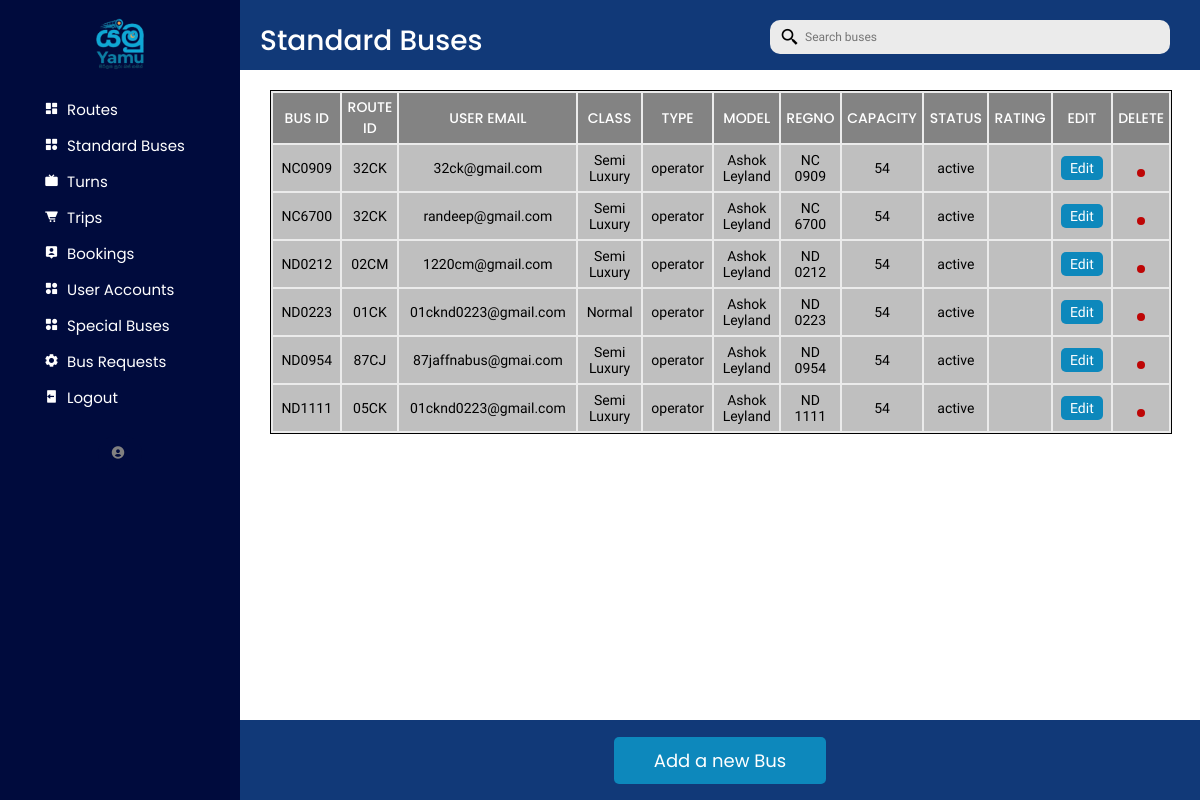
Before: /busbooking/admin/standardbuses.php with the older database file.
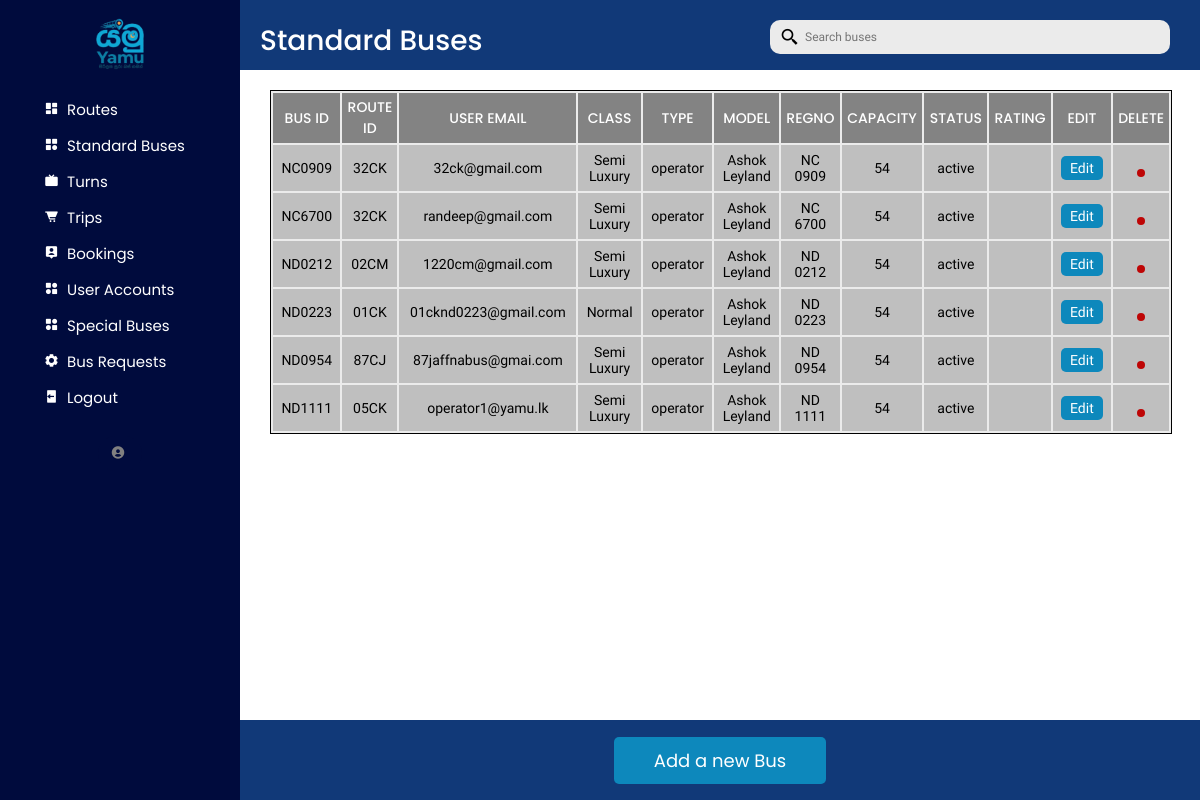
After: the same page with the newer database file.
### tables this page shows
CREATE TABLE `standard_bus` (
  `busID` varchar(100) NOT NULL,
  `routeID` varchar(100) NOT NULL,
  `userID` int(11) NOT NULL,
  `class` varchar(20) NOT NULL
);

CREATE TABLE `user` (
  `userID` int(11) NOT NULL,
  `type` varchar(20) NOT NULL DEFAULT 'operator',
  `email` varchar(255) NOT NULL,
  `password` text NOT NULL,
  `name` varchar(255) NOT NULL,
  `status` varchar(20) DEFAULT 'active'
);

CREATE TABLE `bus` (
  `busID` varchar(100) NOT NULL,
  `type` varchar(20) NOT NULL,
  `model` varchar(100) NOT NULL,
  `regNo` varchar(20) NOT NULL,
  `capacity` int(11) NOT NULL,
  `status` varchar(20) NOT NULL DEFAULT 'active',
  `image` text DEFAULT NULL,
  `rating` double DEFAULT NULL
);

### busbooking/admin/standardbuses.php (the view, shortened to what this page needs)
<?php
require_once("../db_conn.php");
include("sidemenu.php");
?>
<div class="dashboard-content">
    <div class="heading-box">
        <div class="box-1">
            <div class="title">
                <p>Standard Buses</p>
            </div>
        </div>
        <div class="box-1">
            <div class="search-bar">
                <ul>
                    <li class="search">
                        <form action="standardbuses.php" method="post" id="searchForm">
                        <input type="text" <?php echo isset($_POST["search"]) ? "value='$search'" : ""; ?> placeholder="Search buses" name="search" required id="search-input" />
                        <i onclick="submitForm()" class="bx bx-search-alt-2"></i>
                    </form>
                    </li>
                </ul>
            </div>
        </div>
    </div>
    <div class="table-section-item">
        <div class="table-container-item">
            <div class="table-box">
                <table id="rows-def">
                    <tr id="table-head">
                        <th>BUS ID</th>
                        <th>ROUTE ID</th>
                        <th>USER EMAIL</th>
                        <th>CLASS</th>
                        <th>TYPE</th>
                        <th>MODEL</th>
                        <th>REGNO</th>
                        <th>CAPACITY</th>
                        <th>STATUS</th>
                        <th>RATING</th>
                        <th>EDIT</th>
                        <th>DELETE</th>
                    </tr>
                    <?php
                    if (isset($_POST["search"])) {
                        $sql = "SELECT sb.*, b.*, user.*, b.status AS bus_status
                        FROM standard_bus sb
                        INNER JOIN bus b ON sb.busID = b.busID
                        INNER JOIN user ON sb.userID = user.userID
                        WHERE sb.busID LIKE '%$search%' OR  routeID LIKE '%$search%'
                        OR  regNo LIKE '%$search%'
                        OR  email LIKE '%$search%'";
                    }else {
                        $sql = "SELECT sb.*, b.*, user.*, b.status AS bus_status
                        FROM standard_bus sb
                        INNER JOIN bus b ON sb.busID = b.busID
                        INNER JOIN user ON sb.userID = user.userID";
                    }
                    $result = mysqli_query($conn, $sql);
                    $queryResults = mysqli_num_rows($result);
                    if ($queryResults > 0) {
                        while ($row = mysqli_fetch_assoc($result)) {
                            echo "<form action='standardbuses.php' method='post'>
                            <tr>
                      <td id='ID'>" . $row["busID"] . "</td>
                      <td> " . $row["routeID"] . "</td>
                      <td>" . $row["email"] . "</td>
                      <td>" . $row["class"] . "</td>
                      <td>" . $row["type"] . "</td>
                      <td>" . $row["model"] . "</td>
                      <td>" . $row["regNo"] . "</td>
                      <td>" . $row["capacity"] . "</td>
                     <td>" . $row["bus_status"] . "</td>
                      <td>" . $row["rating"] . "</td>
                      <input type='hidden' name='busID' value='". $row["busID"] ."'>
                    <td><button id='update' name='editStandardBus'> Edit</button></td>
                    <td><button id='bin' name='deleteStandardBus'><i class='ri-delete-bin-line'></i></button> </td>
                  </tr></form>";
                        }
                    }
                    ?>
                </table>
            </div>
        </div>
    </div>
    <div class="bottom-box">
        <div class="button"><form action='standardbuses.php' method='post'>
            <button name="addStandardBusButtonBottom" id="popupButtonItem" class="submit">
                Add a new Bus
            </button></form>
        </div>
    </div>
</div>
</body>
</html>

Changed rows visible on the page:
changed standard_bus "05CK": userID.email "01cknd0223@gmail.com" → "operator1@yamu.lk"
